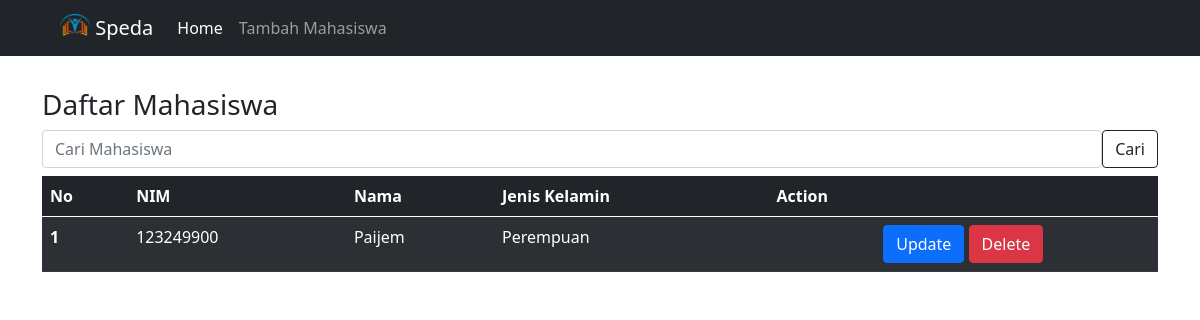
Page /index.php?cari=Paijem on the committed database.
### tables this page shows
CREATE TABLE `mahasiswa` (
  `id` int NOT NULL,
  `nim` varchar(100) NOT NULL,
  `nama` varchar(100) NOT NULL,
  `jenis_kelamin` varchar(100) NOT NULL,
  `created_at` datetime NOT NULL DEFAULT CURRENT_TIMESTAMP
);

### index.php (the view, shortened to what this page needs)
<?php
include("config/koneksi.php");
$sql = "SELECT * FROM mahasiswa";
if (isset($_GET['cari'])) {
    $kata_kunci = $_GET['cari'];
    $sql = "SELECT * FROM mahasiswa WHERE nama LIKE '%$kata_kunci%'";
}
$result = mysqli_query($koneksi, $sql);
?>
<!DOCTYPE html>
<html lang="en">
<head>
    <link href="https://cdn.jsdelivr.net/npm/bootstrap@5.0.2/dist/css/bootstrap.min.css" rel="stylesheet"
>
</head>
<body>
    <nav class="navbar navbar-dark bg-dark navbar-expand-lg">
        <div class="container-fluid">
            <a class="navbar-brand ms-5" href="#">
                <img src="./logo.png" alt="Logo" width="30" height="24" class="d-inline-block align-text-top">
                Speda
            </a>
            <div class="collapse navbar-collapse" id="navbarNav">
                <ul class="navbar-nav">
                    <li class="nav-item">
                        <a class="nav-link active" aria-current="page" href="index.php">Home</a>
                    </li>
                    <li class="nav-item">
                        <a class="nav-link" href="tambah.php">Tambah Mahasiswa</a>
                    </li>
                </ul>
            </div>
        </div>
    </nav>
    <div class="container mt-2">
        <br>
        <h3>Daftar Mahasiswa</h3>
        <form class="d-flex mb-2" method="get" Action="index.php">
            <input class="form-control" type="search" placeholder="Cari Mahasiswa" aria-label="Search" name="cari">
            <button class="btn btn-outline-dark" type="submit">Cari</button>
        </form>
        <table class="table table-dark table-striped" id="tabel_mhs">
            <thead>
                <tr>
                    <th scope="col">No</th>
                    <th scope="col">NIM</th>
                    <th scope="col">Nama</th>
                    <th scope="col">Jenis Kelamin</th>
                    <th scope="col">Action</th>
                </tr>
            </thead>
            <?php if (mysqli_num_rows($result) > 0):
                $i = 1;
                ?>
                <tbody>
                    <?php while ($data = mysqli_fetch_assoc($result)): ?>
                        <tr>
                            <th scope="row"><?= $i++ ?></th>
                            <td><?= $data['nim'] ?></td>
                            <td><?= $data['nama'] ?></td>
                            <td><?= $data['jenis_kelamin'] ?></td>
                            <td class="text-center">
                                <a href="ubah.php?id=<?php echo $data['id']; ?>"><button type="button"
                                        class="btn btn-primary">Update</button></a>
                                <button type="button" class="btn btn-danger btn-hapus" data-bs-toggle="modal"
                                    data-bs-target="#konfirmasiHapusModal" data-id="<?php echo $data['id']; ?>"
                                    data-nama="<?php echo $data['nama']; ?>">Delete</button>
                            </td>
                        </tr>
                    <?php endwhile ?>
                </tbody>
            </table>
        <?php endif ?>
    </div>
</body>
</html>

### rows in the picture
mahasiswa: nim "123249900", nama "Paijem", jenis_kelamin "Perempuan"
